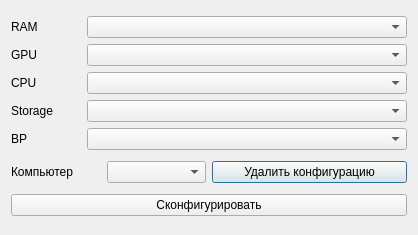
<?xml version="1.0" encoding="UTF-8"?>
<ui version="4.0">
 <class>AddConfiguration</class>
 <widget class="QDialog" name="AddConfiguration">
  <property name="geometry">
   <rect>
    <x>0</x>
    <y>0</y>
    <width>418</width>
    <height>235</height>
   </rect>
  </property>
  <property name="windowTitle">
   <string>Dialog</string>
  </property>
  <layout class="QVBoxLayout" name="verticalLayout_3">
   <item>
    <layout class="QHBoxLayout" name="horizontalLayout">
     <item>
      <layout class="QVBoxLayout" name="verticalLayout">
       <item>
        <widget class="QLabel" name="label_ram">
         <property name="maximumSize">
          <size>
           <width>70</width>
           <height>16777215</height>
          </size>
         </property>
         <property name="text">
          <string>RAM</string>
         </property>
        </widget>
       </item>
       <item>
        <widget class="QLabel" name="label_gpu">
         <property name="maximumSize">
          <size>
           <width>70</width>
           <height>16777215</height>
          </size>
         </property>
         <property name="text">
          <string>GPU</string>
         </property>
        </widget>
       </item>
       <item>
        <widget class="QLabel" name="label_cpu">
         <property name="maximumSize">
          <size>
           <width>70</width>
           <height>16777215</height>
          </size>
         </property>
         <property name="text">
          <string>CPU</string>
         </property>
        </widget>
       </item>
       <item>
        <widget class="QLabel" name="label_storage">
         <property name="maximumSize">
          <size>
           <width>70</width>
           <height>16777215</height>
          </size>
         </property>
         <property name="text">
          <string>Storage</string>
         </property>
        </widget>
       </item>
       <item>
        <widget class="QLabel" name="label_blockPower">
         <property name="maximumSize">
          <size>
           <width>70</width>
           <height>16777215</height>
          </size>
         </property>
         <property name="text">
          <string>BP</string>
         </property>
        </widget>
       </item>
      </layout>
     </item>
     <item>
      <layout class="QVBoxLayout" name="verticalLayout_2">
       <item>
        <widget class="QComboBox" name="comboBox_ram">
         <property name="minimumSize">
          <size>
           <width>150</width>
           <height>0</height>
          </size>
         </property>
         <property name="maximumSize">
          <size>
           <width>16777215</width>
           <height>16777215</height>
          </size>
         </property>
        </widget>
       </item>
       <item>
        <widget class="QComboBox" name="comboBox_gpu"/>
       </item>
       <item>
        <widget class="QComboBox" name="comboBox_cpu"/>
       </item>
       <item>
        <widget class="QComboBox" name="comboBox_storage"/>
       </item>
       <item>
        <widget class="QComboBox" name="comboBox_blockPower"/>
       </item>
      </layout>
     </item>
    </layout>
   </item>
   <item>
    <layout class="QHBoxLayout" name="horizontalLayout_3">
     <item>
      <layout class="QHBoxLayout" name="horizontalLayout_2">
       <item>
        <widget class="QLabel" name="label_computerName">
         <property name="maximumSize">
          <size>
           <width>90</width>
           <height>16777215</height>
          </size>
         </property>
         <property name="text">
          <string>Компьютер</string>
         </property>
        </widget>
       </item>
       <item>
        <widget class="QComboBox" name="comboBox_computerName"/>
       </item>
      </layout>
     </item>
     <item>
      <widget class="QPushButton" name="button_deleteConfiguration">
       <property name="text">
        <string>Удалить конфигурацию</string>
       </property>
      </widget>
     </item>
    </layout>
   </item>
   <item>
    <widget class="QPushButton" name="button_configure">
     <property name="text">
      <string>Сконфигурировать</string>
     </property>
    </widget>
   </item>
  </layout>
 </widget>
 <resources/>
 <connections/>
</ui>
